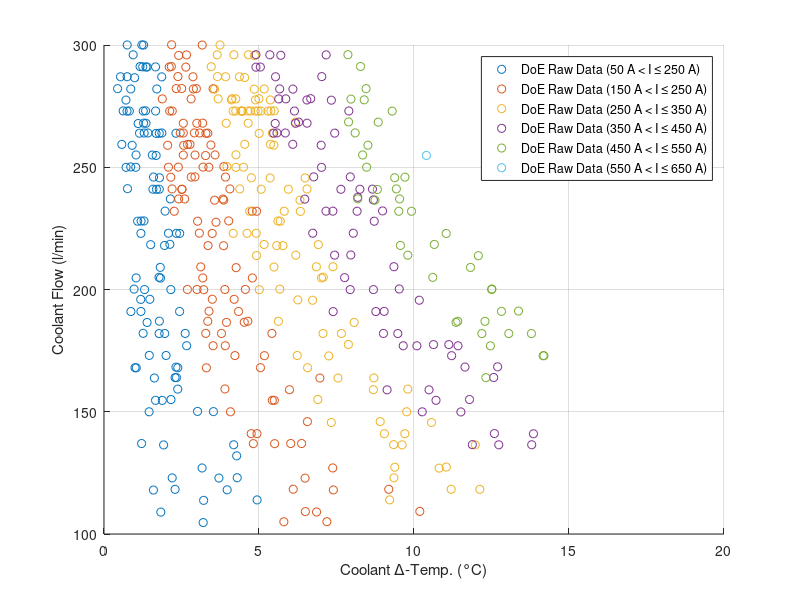
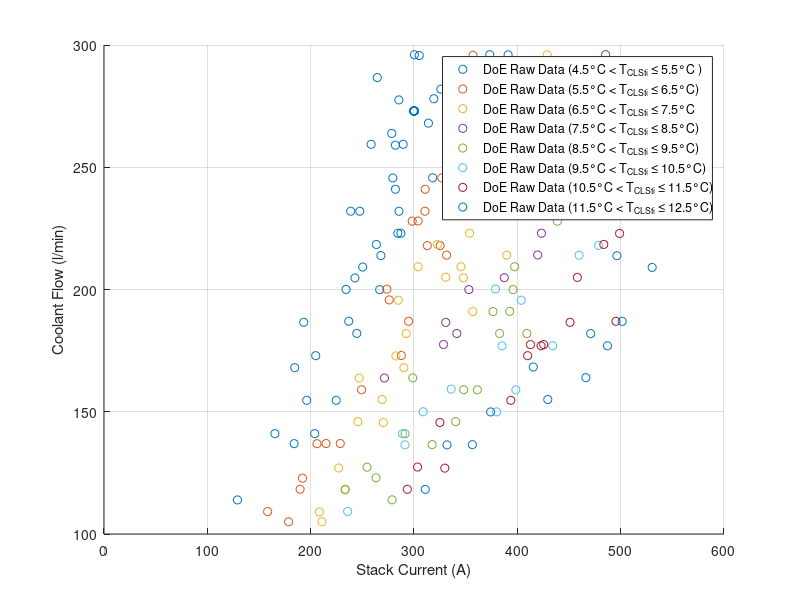

Here is the MATLAB script that generated these plots, in order: (Note: this script raises an error after producing the figures.)
clear
close all
clc

%% load data
addpath('vendor_provision')
load('doe_raw_data_struct.mat')

%% extract variables of interest and write to vector
stack_current_A = cell2mat({doe_raw_data_struct.current}');
coolant_delta_temp_degC = cell2mat({doe_raw_data_struct.temp_coolant_outlet}') ...
    - cell2mat({doe_raw_data_struct.temp_coolant_inlet}');
coolant_flow_lpm = cell2mat({doe_raw_data_struct.flow_coolant}');

%% separate data by stack current
index_current_100   = find(stack_current_A > 050 & stack_current_A <= 150);
index_current_200   = find(stack_current_A > 150 & stack_current_A <= 250);
index_current_300   = find(stack_current_A > 250 & stack_current_A <= 350);
index_current_400   = find(stack_current_A > 350 & stack_current_A <= 450);
index_current_500   = find(stack_current_A > 450 & stack_current_A <= 550);
index_current_600   = find(stack_current_A > 550 & stack_current_A <= 650);

%% separate data by stack current
index_temp_05       = find(coolant_delta_temp_degC > 04.5 & coolant_delta_temp_degC <= 05.5);
index_temp_06       = find(coolant_delta_temp_degC > 05.5 & coolant_delta_temp_degC <= 06.5);
index_temp_07       = find(coolant_delta_temp_degC > 06.5 & coolant_delta_temp_degC <= 07.5);
index_temp_08       = find(coolant_delta_temp_degC > 07.5 & coolant_delta_temp_degC <= 08.5);
index_temp_09       = find(coolant_delta_temp_degC > 08.5 & coolant_delta_temp_degC <= 09.5);
index_temp_10       = find(coolant_delta_temp_degC > 09.5 & coolant_delta_temp_degC <= 10.5);
index_temp_11       = find(coolant_delta_temp_degC > 10.5 & coolant_delta_temp_degC <= 11.5);
index_temp_12       = find(coolant_delta_temp_degC > 11.5 & coolant_delta_temp_degC <= 12.5);

%% compute means
% mean_40 = mean(drop_40);
% mean_45 = mean(drop_45);
% mean_50 = mean(drop_50);
% mean_55 = mean(drop_55);
% mean_60 = mean(drop_60);
% mean_65 = mean(drop_65);
% mean_70 = mean(drop_70);
% mean_75 = mean(drop_75);
% mean_80 = mean(drop_80);
% mean_85 = mean(drop_85);

%% make 2D plot: dT vs. flow (current clustered)
fig_flow_vs_dT = figure;
hold on
grid on

plot(coolant_delta_temp_degC(index_current_100), coolant_flow_lpm(index_current_100), 'o')
plot(coolant_delta_temp_degC(index_current_200), coolant_flow_lpm(index_current_200), 'o')
plot(coolant_delta_temp_degC(index_current_300), coolant_flow_lpm(index_current_300), 'o')
plot(coolant_delta_temp_degC(index_current_400), coolant_flow_lpm(index_current_400), 'o')
plot(coolant_delta_temp_degC(index_current_500), coolant_flow_lpm(index_current_500), 'o')
plot(coolant_delta_temp_degC(index_current_600), coolant_flow_lpm(index_current_600), 'o')

xlabel('Coolant \Delta-Temp. (°C)')
ylabel('Coolant Flow (l/min)')
xlim([0,20])
ylim([100,300])

lgd = legend('DoE Raw Data (50 A < I \leq 250 A)', ...
        'DoE Raw Data (150 A < I \leq 250 A)', ...
        'DoE Raw Data (250 A < I \leq 350 A)', ...
        'DoE Raw Data (350 A < I \leq 450 A)', ...
        'DoE Raw Data (450 A < I \leq 550 A)', ...
        'DoE Raw Data (550 A < I \leq 650 A)');

% lgd.Location = 'northwest';

%% make 2D plot: current vs. flow (dT clustered)
fig_flow_vs_current = figure;
hold on
grid on

plot(stack_current_A(index_temp_05), coolant_flow_lpm(index_temp_05), 'o')
plot(stack_current_A(index_temp_06), coolant_flow_lpm(index_temp_06), 'o')
plot(stack_current_A(index_temp_07), coolant_flow_lpm(index_temp_07), 'o')
plot(stack_current_A(index_temp_08), coolant_flow_lpm(index_temp_08), 'o')
plot(stack_current_A(index_temp_09), coolant_flow_lpm(index_temp_09), 'o')
plot(stack_current_A(index_temp_10), coolant_flow_lpm(index_temp_10), 'o')
plot(stack_current_A(index_temp_11), coolant_flow_lpm(index_temp_11), 'o')
plot(stack_current_A(index_temp_12), coolant_flow_lpm(index_temp_12), 'o')

xlabel('Stack Current (A)')
ylabel('Coolant Flow (l/min)')
ylim([100,300])
xlim([0, 600])

lgd = legend('DoE Raw Data (4.5°C < T_{CLSti} \leq 5.5°C )', ...
        'DoE Raw Data (5.5°C < T_{CLSti} \leq 6.5°C)', ...
        'DoE Raw Data (6.5°C < T_{CLSti} \leq 7.5°C', ...
        'DoE Raw Data (7.5°C < T_{CLSti} \leq 8.5°C)', ...
        'DoE Raw Data (8.5°C < T_{CLSti} \leq 9.5°C)', ...
        'DoE Raw Data (9.5°C < T_{CLSti} \leq 10.5°C)', ...
        'DoE Raw Data (10.5°C < T_{CLSti} \leq 11.5°C)', ...
        'DoE Raw Data (11.5°C < T_{CLSti} \leq 12.5°C)');

lgd.Location = 'northwest';

%% make 3D plot: current & dT vs. flow
fig_3D_scatter = figure;
hold on
grid on

scatter3(stack_current_A, coolant_delta_temp_degC, coolant_flow_lpm, 'o')
% plot(stack_current_A(index_temp_06), coolant_flow_lpm(index_temp_06), 'o')
% plot(stack_current_A(index_temp_07), coolant_flow_lpm(index_temp_07), 'o')
% plot(stack_current_A(index_temp_08), coolant_flow_lpm(index_temp_08), 'o')
% plot(stack_current_A(index_temp_09), coolant_flow_lpm(index_temp_09), 'o')
% plot(stack_current_A(index_temp_10), coolant_flow_lpm(index_temp_10), 'o')
% plot(stack_current_A(index_temp_11), coolant_flow_lpm(index_temp_11), 'o')
% plot(stack_current_A(index_temp_12), coolant_flow_lpm(index_temp_12), 'o')

xlabel('Stack Current (A)')
ylabel('Coolant \Delta-Temp. (°C)')
zlabel('Coolant Flow (l/min)')
xlim([0, 600])
ylim([0,20])
zlim([100,300])

% lgd = legend('DoE Raw Data (4.5°C < T_{CLSti} \leq 5.5°C )', ...
%         'DoE Raw Data (5.5°C < T_{CLSti} \leq 6.5°C)', ...
%         'DoE Raw Data (6.5°C < T_{CLSti} \leq 7.5°C', ...
%         'DoE Raw Data (7.5°C < T_{CLSti} \leq 8.5°C)', ...
%         'DoE Raw Data (8.5°C < T_{CLSti} \leq 9.5°C)', ...
%         'DoE Raw Data (9.5°C < T_{CLSti} \leq 10.5°C)', ...
%         'DoE Raw Data (10.5°C < T_{CLSti} \leq 11.5°C)', ...
%         'DoE Raw Data (11.5°C < T_{CLSti} \leq 12.5°C)');

% lgd.Location = 'northwest';

%% save plots
saveas(fig_flow_vs_dT,'coolant_deltaT_vs_flow_current_clustered.fig')
saveas(fig_flow_vs_dT,'coolant_deltaT_vs_flow_current_clustered.png')

saveas(fig_flow_vs_current,'coolant_current_vs_flow_current_clustered.fig')
saveas(fig_flow_vs_current,'coolant_current_vs_flow_current_clustered.png')